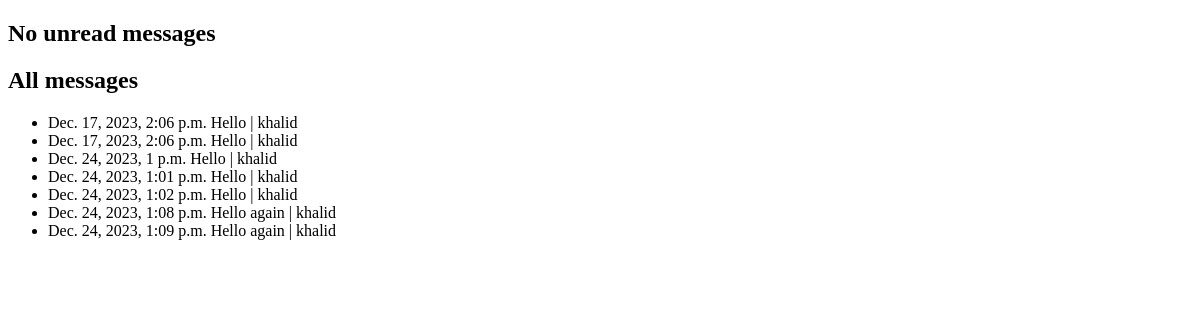
The app's page /chat/messages/ (signed in), older data.
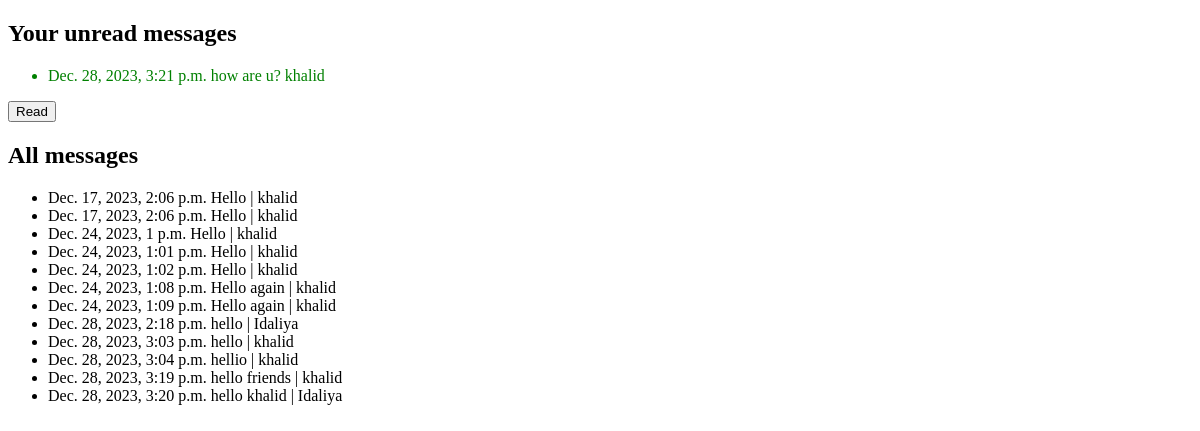
The same page, newer data.
### user/models.py (models this page shows)
class Message(models.Model):
    user = models.ForeignKey(User, on_delete=models.CASCADE)
    sended_at = models.DateTimeField(auto_now_add=True)
    is_read = models.BooleanField(default=False)
    text = models.TextField(blank=False)
    receiver = models.ForeignKey(User, on_delete=models.PROTECT, blank=True, related_name='received_messages', null=True)
    chat_id = models.ForeignKey(Chat, blank=True, null=True, on_delete=models.CASCADE)

### user/views.py (the view)
# urls.py: path("messages/", get_messages, name="messages"),
def get_messages(request: HttpRequest):
    user_chats = User.objects.get(username=request.user.username).chats.all()
    all_messges = Message.objects.filter(Q(receiver=request.user.pk) | Q(chat_id__in=user_chats)).all()
    if request.method == "POST":
        for i in all_messges:
            if not i.is_read:
                i.is_read = True
                i.save()
    read_messages = [ i for i in all_messges if i.is_read]
    unread = [i for i in all_messges if not i.is_read]
    context = {
        "unread": unread,
        "read": read_messages,
        "msgs": all_messges,
    }
    return render(request, "user/received.html", context=context)

### user/templates/user/received.html (shortened to what this page needs)
{% extends "user/index.html" %}
{% block body %}
    {% if unread %}
        <h2>Your unread messages</h2>
        <ul>
        {% for message in unread %}
            <li class="unread"> {{message.sended_at}} {{message.text}} {{message.user}} </li>
        {% endfor %}
        </ul>
        <form method="post">
            <button type="submit">Read</button>
        </form>
    {% else %}
        <h2>No unread messages</h2>
    {% endif %}
    {% if read %}
        <h2>All messages</h2>
        <ul>
            {% for message in read %}
                <li class="read"> {{message.sended_at}} {{message.text}} | {{message.user}} </li>
            {% endfor %}
        </ul>
    {% endif %}
{% endblock body %}

### user/templates/user/index.html (shortened to what this page needs)
<!DOCTYPE html>
<html lang="en">
<head>
</head>
<body>
    {% block body %}{% endblock %}
</body>
</html>

### user/templates/user/index.html (style rules this page uses)
li.unread { color: green; }

Row changes from the older to the newer data that the page shows:
added Message: sended_at "Dec. 28, 2023, 3:21 p.m.", text "how are u?", user "khalid", shown under "Your unread messages"
added Message: sended_at "Dec. 28, 2023, 2:18 p.m.", text "hello", user "Idaliya", shown under "All messages"
added Message: sended_at "Dec. 28, 2023, 3:03 p.m.", text "hello", user "khalid", shown under "All messages"
added Message: sended_at "Dec. 28, 2023, 3:04 p.m.", text "hellio", user "khalid", shown under "All messages"
added Message: sended_at "Dec. 28, 2023, 3:19 p.m.", text "hello friends", user "khalid", shown under "All messages"
added Message: sended_at "Dec. 28, 2023, 3:20 p.m.", text "hello khalid", user "Idaliya", shown under "All messages"
Text that changed along with them:
text no longer shown: "No unread messages"
text now shown: "Your unread messages Read"
